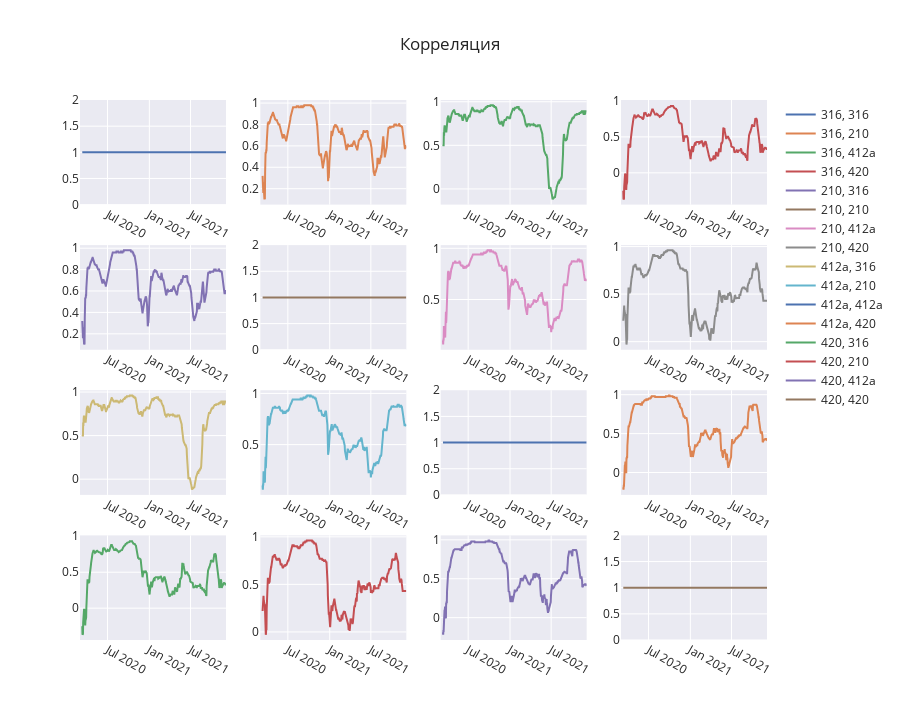

Source (notebook cell):
### Code cell
from plotly.subplots import make_subplots

fig = make_subplots(rows=4, cols=4)
resampled = wall_temperatures.resample('D').mean()

for i, x_col in enumerate(wall_temperatures.columns):
    for j, y_col in enumerate(wall_temperatures.columns):
        inner_corr = resampled[x_col].rolling(90, min_periods=10).corr(resampled[y_col])
        fig.add_scatter(
            x=inner_corr.index,
            y=[round(value, 2) for value in inner_corr],
            mode='lines',
            name=f'{x_col}, {y_col}',
            row=i + 1,
            col=j + 1
        )

fig.update_layout(
    title='Корреляция',
    template='seaborn',
    height=720
)
fig.write_image(analysis_path / 'correlation.png', width=1080)
fig.show()

### Figure 1 — Plotly figure (JSON) as saved in the notebook; plotly's stock layout.template omitted (floating-point values rounded to 4 significant figures; data arrays with more than 128 entries replaced by an {"elided": "..."} marker saying what was removed)
{"data": [{"mode": "lines", "name": "316, 316", "x": {"elided": "643 str values"}, "y": {"elided": "643 float values"}, "type": "scatter", "xaxis": "x", "yaxis": "y"}, {"mode": "lines", "name": "316, 210", "x": {"elided": "643 str values"}, "y": {"elided": "643 float values"}, "type": "scatter", "xaxis": "x2", "yaxis": "y2"}, {"mode": "lines", "name": "316, 412a", "x": {"elided": "643 str values"}, "y": {"elided": "643 float values"}, "type": "scatter", "xaxis": "x3", "yaxis": "y3"}, {"mode": "lines", "name": "316, 420", "x": {"elided": "643 str values"}, "y": {"elided": "643 float values"}, "type": "scatter", "xaxis": "x4", "yaxis": "y4"}, {"mode": "lines", "name": "210, 316", "x": {"elided": "643 str values"}, "y": {"elided": "643 float values"}, "type": "scatter", "xaxis": "x5", "yaxis": "y5"}, {"mode": "lines", "name": "210, 210", "x": {"elided": "643 str values"}, "y": {"elided": "643 float values"}, "type": "scatter", "xaxis": "x6", "yaxis": "y6"}, {"mode": "lines", "name": "210, 412a", "x": {"elided": "643 str values"}, "y": {"elided": "643 float values"}, "type": "scatter", "xaxis": "x7", "yaxis": "y7"}, {"mode": "lines", "name": "210, 420", "x": {"elided": "643 str values"}, "y": {"elided": "643 float values"}, "type": "scatter", "xaxis": "x8", "yaxis": "y8"}, {"mode": "lines", "name": "412a, 316", "x": {"elided": "643 str values"}, "y": {"elided": "643 float values"}, "type": "scatter", "xaxis": "x9", "yaxis": "y9"}, {"mode": "lines", "name": "412a, 210", "x": {"elided": "643 str values"}, "y": {"elided": "643 float values"}, "type": "scatter", "xaxis": "x10", "yaxis": "y10"}, {"mode": "lines", "name": "412a, 412a", "x": {"elided": "643 str values"}, "y": {"elided": "643 float values"}, "type": "scatter", "xaxis": "x11", "yaxis": "y11"}, {"mode": "lines", "name": "412a, 420", "x": {"elided": "643 str values"}, "y": {"elided": "643 float values"}, "type": "scatter", "xaxis": "x12", "yaxis": "y12"}, {"mode": "lines", "name": "420, 316", "x": {"elided": "643 str values"}, "y": {"elided": "643 float values"}, "type": "scatter", "xaxis": "x13", "yaxis": "y13"}, {"mode": "lines", "name": "420, 210", "x": {"elided": "643 str values"}, "y": {"elided": "643 float values"}, "type": "scatter", "xaxis": "x14", "yaxis": "y14"}, {"mode": "lines", "name": "420, 412a", "x": {"elided": "643 str values"}, "y": {"elided": "643 float values"}, "type": "scatter", "xaxis": "x15", "yaxis": "y15"}, {"mode": "lines", "name": "420, 420", "x": {"elided": "643 str values"}, "y": {"elided": "643 float values"}, "type": "scatter", "xaxis": "x16", "yaxis": "y16"}], "layout": {"xaxis": {"anchor": "y", "domain": [0.0, 0.2125]}, "yaxis": {"anchor": "x", "domain": [0.8063, 1.0]}, "xaxis2": {"anchor": "y2", "domain": [0.2625, 0.475]}, "yaxis2": {"anchor": "x2", "domain": [0.8063, 1.0]}, "xaxis3": {"anchor": "y3", "domain": [0.525, 0.7375]}, "yaxis3": {"anchor": "x3", "domain": [0.8063, 1.0]}, "xaxis4": {"anchor": "y4", "domain": [0.7875, 1.0]}, "yaxis4": {"anchor": "x4", "domain": [0.8063, 1.0]}, "xaxis5": {"anchor": "y5", "domain": [0.0, 0.2125]}, "yaxis5": {"anchor": "x5", "domain": [0.5375, 0.7312]}, "xaxis6": {"anchor": "y6", "domain": [0.2625, 0.475]}, "yaxis6": {"anchor": "x6", "domain": [0.5375, 0.7312]}, "xaxis7": {"anchor": "y7", "domain": [0.525, 0.7375]}, "yaxis7": {"anchor": "x7", "domain": [0.5375, 0.7312]}, "xaxis8": {"anchor": "y8", "domain": [0.7875, 1.0]}, "yaxis8": {"anchor": "x8", "domain": [0.5375, 0.7312]}, "xaxis9": {"anchor": "y9", "domain": [0.0, 0.2125]}, "yaxis9": {"anchor": "x9", "domain": [0.2687, 0.4625]}, "xaxis10": {"anchor": "y10", "domain": [0.2625, 0.475]}, "yaxis10": {"anchor": "x10", "domain": [0.2687, 0.4625]}, "xaxis11": {"anchor": "y11", "domain": [0.525, 0.7375]}, "yaxis11": {"anchor": "x11", "domain": [0.2687, 0.4625]}, "xaxis12": {"anchor": "y12", "domain": [0.7875, 1.0]}, "yaxis12": {"anchor": "x12", "domain": [0.2687, 0.4625]}, "xaxis13": {"anchor": "y13", "domain": [0.0, 0.2125]}, "yaxis13": {"anchor": "x13", "domain": [0.0, 0.1938]}, "xaxis14": {"anchor": "y14", "domain": [0.2625, 0.475]}, "yaxis14": {"anchor": "x14", "domain": [0.0, 0.1938]}, "xaxis15": {"anchor": "y15", "domain": [0.525, 0.7375]}, "yaxis15": {"anchor": "x15", "domain": [0.0, 0.1938]}, "xaxis16": {"anchor": "y16", "domain": [0.7875, 1.0]}, "yaxis16": {"anchor": "x16", "domain": [0.0, 0.1938]}, "title": {"text": "Корреляция"}, "height": 720}}
